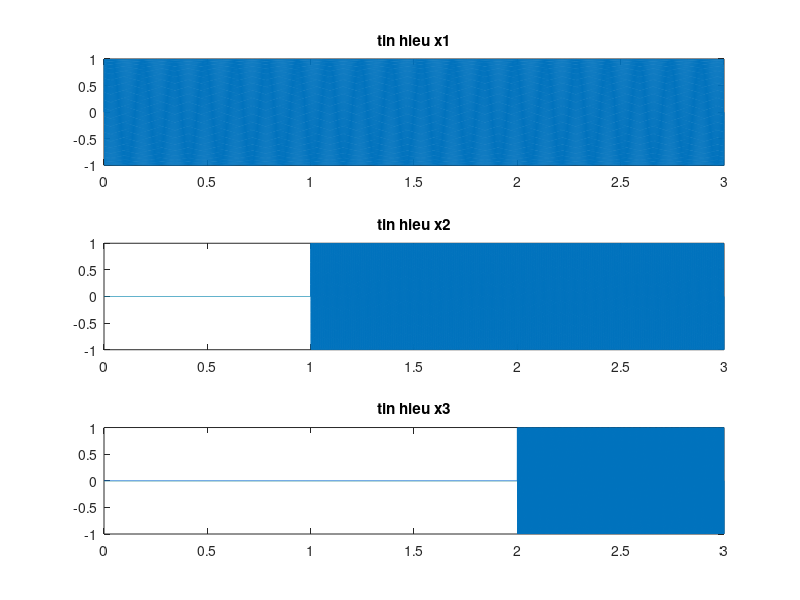
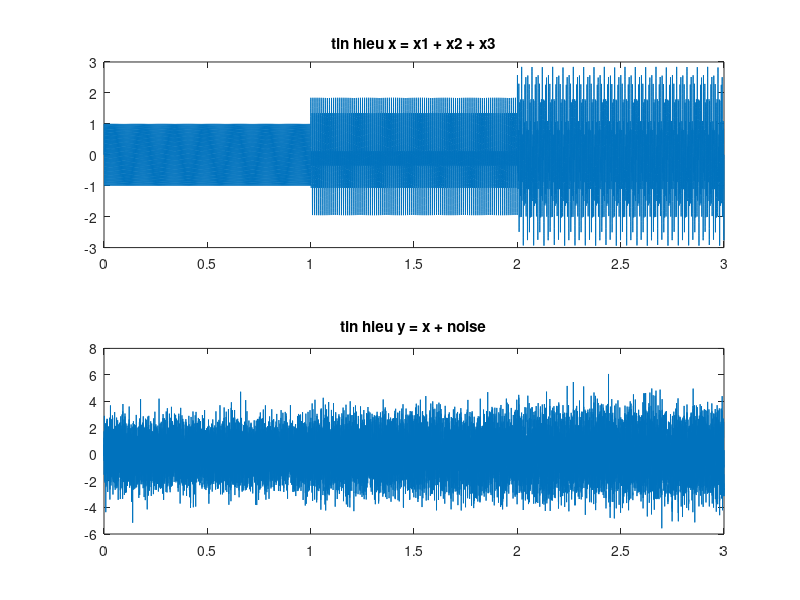
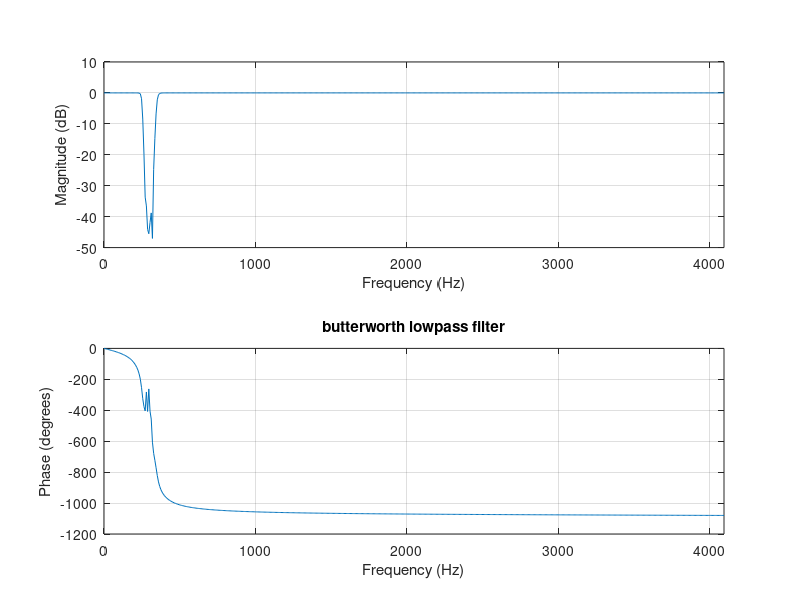
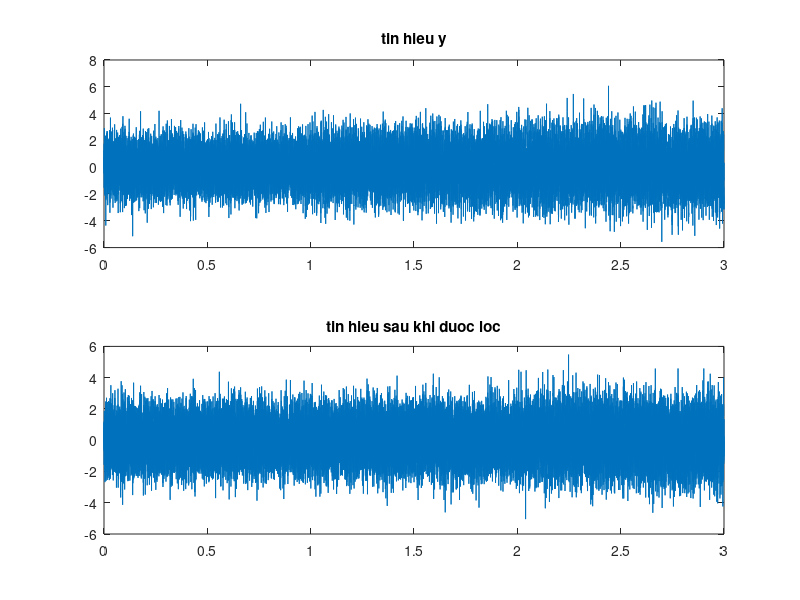

MATLAB code for these plots, in order:
% Tao tin hieu x dai 3 giay la tong cua 3 tin hieu thanh phan, co cung bien do, lan luot duoc cong
% them vao voi do tre 1 giay. Cu the:
% - Ca 3 tin hieu phai co tan so lay mau la 8192Hz
% - Tin hieu 1 co tan so 220Hz; tu 0 <t <3s
% - Tin hieu 2 co tan so 300Hz; tu 1 <t <3s
% - Tin hieu 3 co tan so 440Hz; tu 2 <t <3s
% Tin hieu tren duoc them nhieu trang Gaussian: noise = randn(size(t)); y = x + noise;
% 1. Ve tin hieu x ban dau va tin hieu y sau khi bi nhieu.
% 2. Thiet ke bo phat IIR dap ung tuy y de loai bo thanh phan 300Hz khoi tin hieu ba am co
% nhieu trang y.
% 3. Ve phan ung thiet ke.
% 4. Loc tin hieu y voi bo chinh am duoc thiet ke.
% 5. So sanh tin hieu va pho truoc va sau khi loc.
clc, close all, clear all
fs = 8192
t = 0:1/fs:3
t1=0:1/fs:3
L= length(t)
f1 = 200
x1=sin(2*pi*f1*t1)
ax(1)= subplot(311)
plot(t,x1)
title('tin hieu x1')

t2 = 1:1/fs:3
x_z2= zeros(L,1)
f2 = 300
x2=sin(2*pi*f2*t2)
x_z2(1*fs:3*fs) = x2
ax(2)= subplot(312)
plot(t,x_z2)
title('tin hieu x2')

t3 = 2:1/fs:3
x_z3= zeros(L,1)
f3 = 440
x3=sin(2*pi*f3*t3)
x_z3(2*fs:3*fs) = x3
ax(3)=subplot(313)
plot(t,x_z3)
title('tin hieu x3')


linkaxes(ax)

figure;
x = x1'+ x_z2+ x_z3;
subplot(211)
plot(t,x)
title('tin hieu x = x1 + x2 + x3')

noise = randn(size(t))
y = x + noise'
subplot(212)
plot(t,y)
title('tin hieu y = x + noise')

figure
n = 6
N = 512
fc = [250 350]
Wc = 2 * fc/fs
[b,a] = butter(n,Wc,'stop')
freqz(b,a,N,fs)
title('butterworth lowpass filter')

figure
z = filter(b,a,y);
subplot(211)
plot(t,y)
title('tin hieu y')
subplot(212)
plot(t,z)
title('tin hieu sau khi duoc loc')

figure
Y=fft(y)
subplot(211)
plot(abs(Y))
title('tin hieu y (mien tan so)')
Z = fft(z)
subplot(212)
plot(abs(Z))
title('tin hieu y sau khi dc loc (mien tan so)')